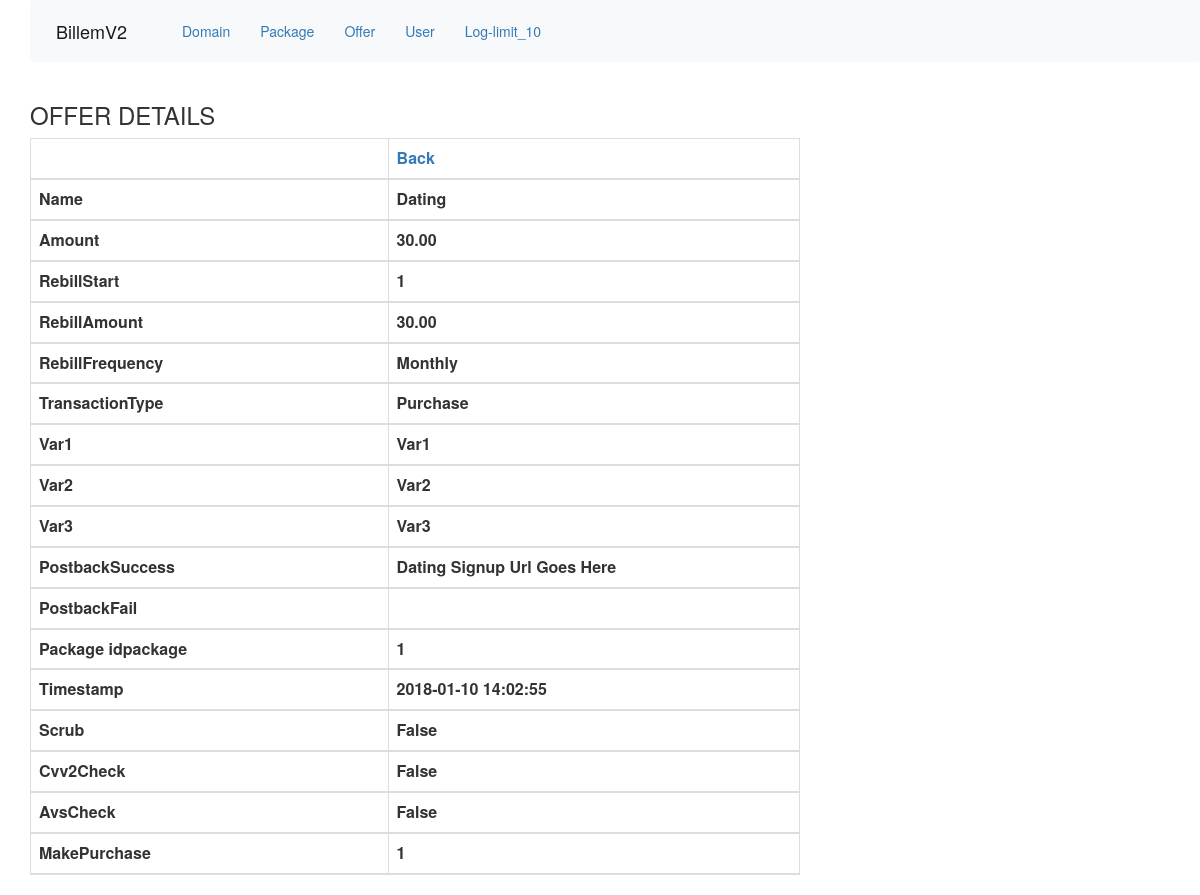
Page /offer_details.php?idoffer=1 on the committed database.
### tables this page shows
CREATE TABLE `offer` (
  `idoffer` int(10) UNSIGNED NOT NULL,
  `name` varchar(45) DEFAULT NULL,
  `amount` varchar(45) DEFAULT NULL,
  `rebillStart` varchar(45) DEFAULT NULL,
  `rebillAmount` varchar(45) DEFAULT NULL,
  `rebillFrequency` varchar(45) DEFAULT NULL,
  `transactionType` varchar(45) DEFAULT NULL,
  `var1` varchar(45) DEFAULT NULL,
  `var2` varchar(45) DEFAULT NULL,
  `var3` varchar(45) DEFAULT NULL,
  `postbackSuccess` varchar(45) DEFAULT NULL,
  `postbackFail` varchar(45) DEFAULT NULL,
  `package_idpackage` int(10) UNSIGNED NOT NULL,
  `scrub` varchar(45) DEFAULT NULL,
  `cvv2Check` varchar(45) DEFAULT NULL,
  `avsCheck` varchar(45) DEFAULT NULL,
  `makePurchase` varchar(20) DEFAULT NULL,
  `timestamp` timestamp NOT NULL DEFAULT CURRENT_TIMESTAMP
);

### classes/offer.php (called while the page is built, shortened)
<?php
class offer
{
	public function SelectOne($id)
	{
		$db   = DB::getInstance();
		$sql  = "SELECT * FROM offer WHERE idoffer=:id ";
		$stmt = $db->prepare($sql);
		$stmt->bindParam(':id', $id, PDO::PARAM_INT);
		$stmt->execute();
		return $stmt->fetch(PDO::FETCH_OBJ);
	}
}
?>

### public/offer_details.php (the view, shortened to what this page needs)
<?php
include '../public/nav.php';
include '../public/header.php';
$na = new offer();
if (isset($_GET['idoffer'])) {
	$rows = $na->SelectOne($_GET['idoffer']);
} ?>
<!DOCTYPE html >
<html xmlns = "http://www.w3.org/1999/xhtml">
<head>
	<link rel = "stylesheet" href = "https://maxcdn.bootstrapcdn.com/bootstrap/3.3.6/css/bootstrap.min.css"/>
</head>
<body>
<div class = "row">
	<div class = "col-md-8">
		<h3>OFFER DETAILS</h3>
		<table width = "74%" align = "center" class = "table table-striped table-bordered">
			<thead>
			<tr>
				<th>&nbsp;</th>
				<th><a href = "offer_view.php">Back</a></th>
			</tr>
			<tr>
				<th width = "279">Name</th>
				<th width = "321"><?php echo ucwords($rows->name); ?></th>
			</tr>
			<tr>
				<th width = "279">Amount</th>
				<th width = "321"><?php echo ucwords($rows->amount); ?></th>
			</tr>
			<tr>
				<th width = "279">RebillStart</th>
				<th width = "321"><?php echo ucwords($rows->rebillStart); ?></th>
			</tr>
			<tr>
				<th width = "279">RebillAmount</th>
				<th width = "321"><?php echo ucwords($rows->rebillAmount); ?></th>
			</tr>
			<tr>
				<th width = "279">RebillFrequency</th>
				<th width = "321"><?php echo ucwords($rows->rebillFrequency); ?></th>
			</tr>
			<tr>
				<th width = "279">TransactionType</th>
				<th width = "321"><?php echo ucwords($rows->transactionType); ?></th>
			</tr>
			<tr>
				<th width = "279">Var1</th>
				<th width = "321"><?php echo ucwords($rows->var1); ?></th>
			</tr>
			<tr>
				<th width = "279">Var2</th>
				<th width = "321"><?php echo ucwords($rows->var2); ?></th>
			</tr>
			<tr>
				<th width = "279">Var3</th>
				<th width = "321"><?php echo ucwords($rows->var3); ?></th>
			</tr>
			<tr>
				<th width = "279">PostbackSuccess</th>
				<th width = "321"><?php echo ucwords($rows->postbackSuccess); ?></th>
			</tr>
			<tr>
				<th width = "279">PostbackFail</th>
				<th width = "321"><?php echo ucwords($rows->postbackFail); ?></th>
			</tr>
			<tr>
				<th width = "279">Package idpackage</th>
				<th width = "321"><?php echo ucwords($rows->package_idpackage); ?></th>
			</tr>
			<tr>
				<th width = "279">Timestamp</th>
				<th width = "321"><?php echo ucwords($rows->timestamp); ?></th>
			</tr>
			<tr>
				<th width = "279">Scrub</th>
				<th width = "321"><?php echo ucwords($rows->scrub); ?></th>
			</tr>
			<tr>
				<th width = "279">Cvv2Check</th>
				<th width = "321"><?php echo ucwords($rows->cvv2Check); ?></th>
			</tr>
			<tr>
				<th width = "279">AvsCheck</th>
				<th width = "321"><?php echo ucwords($rows->avsCheck); ?></th>
			</tr>
			<tr>
				<th width = "279">MakePurchase</th>
				<th width = "321"><?php echo ucwords($rows->makePurchase); ?></th>
			</tr>
			</thead>
		</table>
	</div>
</div>
</body>
</html>

### public/offer_details.php (style rules this page uses)
body { margin-left: 30px; }

### rows in the picture
offer: name "Dating", amount "30.00", rebillStart "1", rebillAmount "30.00", rebillFrequency "Monthly", transactionType "Purchase", var1 "Var1", var2 "Var2", var3 "Var3", postbackSuccess "Dating Signup Url Goes Here", package_idpackage "1", timestamp "2018-01-10 14:02:55", scrub "False", cvv2Check "False", avsCheck "False", makePurchase "1"
